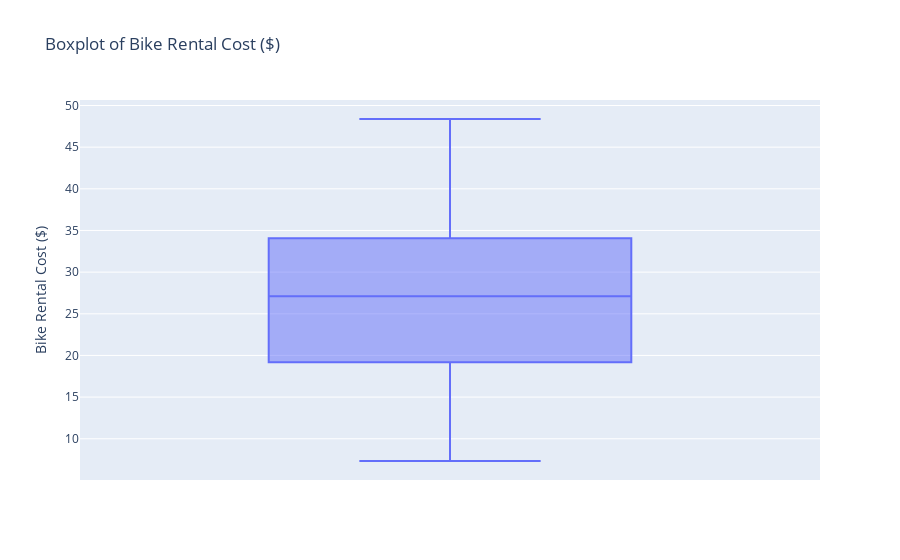
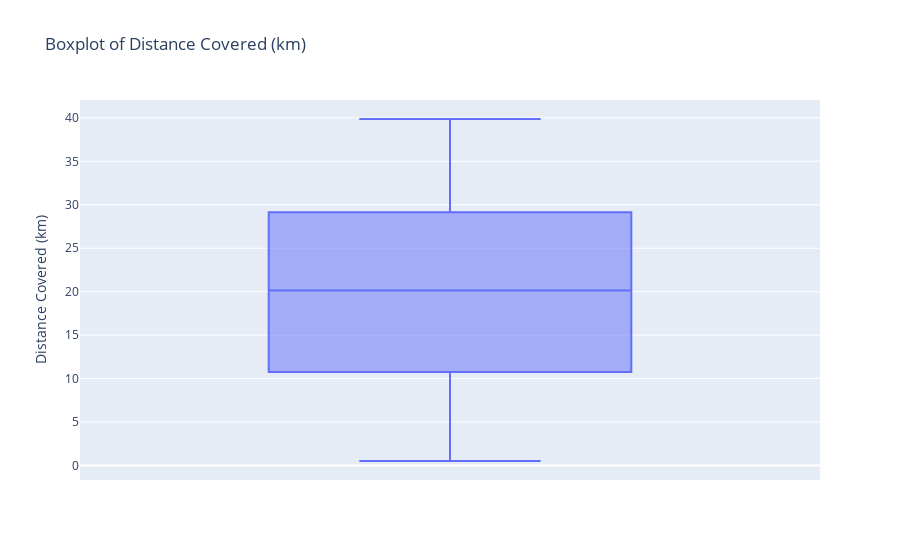
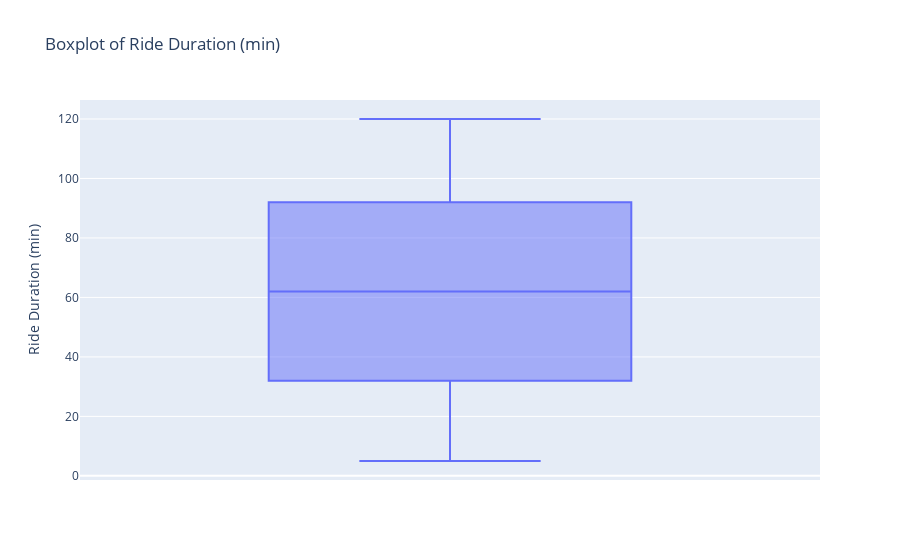
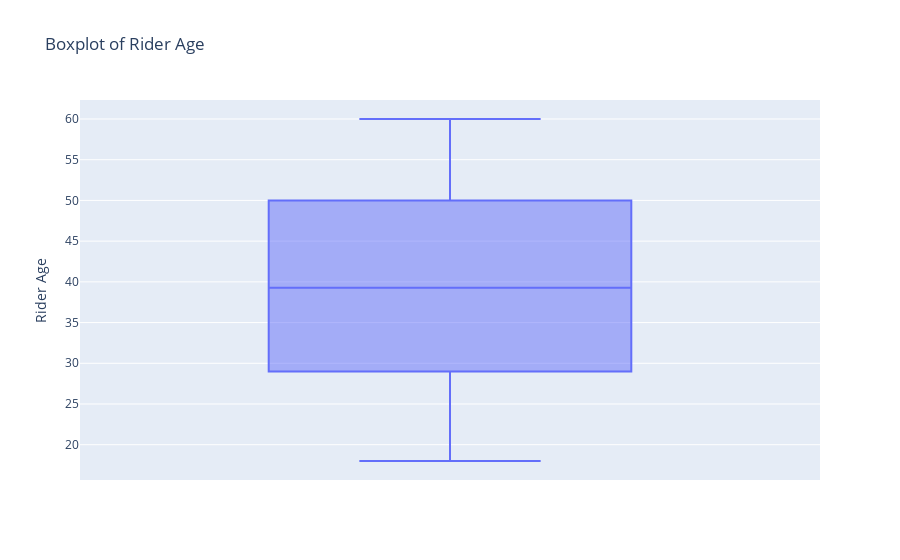

Notebook code cell kept with these figures, in order:
### Markdown cell above
- **Boxplot Visualization**: Highlights data points that fall outside the interquartile range using a graphical representation, making it easier to spot potential outliers visually.

### Code cell
columns_to_plot = ["Bike Rental Cost ($)", "Distance Covered (km)", "Ride Duration (min)", "Rider Age"]

for column in columns_to_plot:
    boxplot = px.box(df, y=column, title=f"Boxplot of {column}")
    boxplot.show()

### Figure 1 — Plotly figure (JSON) as saved in the notebook; plotly's stock layout.template omitted (floating-point values rounded to 4 significant figures; data arrays with more than 128 entries replaced by an {"elided": "..."} marker saying what was removed)
{"data": [{"alignmentgroup": "True", "hovertemplate": "Bike Rental Cost ($)=%{y}<extra></extra>", "legendgroup": "", "marker": {"color": "#636efa"}, "name": "", "notched": false, "offsetgroup": "", "orientation": "v", "showlegend": false, "type": "box", "x0": " ", "xaxis": "x", "y": {"elided": "866 float values"}, "y0": " ", "yaxis": "y"}], "layout": {"boxmode": "group", "legend": {"tracegroupgap": 0}, "title": {"text": "Boxplot of Bike Rental Cost ($)"}, "xaxis": {"anchor": "y", "domain": [0, 1]}, "yaxis": {"anchor": "x", "domain": [0, 1], "title": {"text": "Bike Rental Cost ($)"}}}}

### Figure 2 — Plotly figure (JSON) as saved in the notebook; plotly's stock layout.template omitted (floating-point values rounded to 4 significant figures; data arrays with more than 128 entries replaced by an {"elided": "..."} marker saying what was removed)
{"data": [{"alignmentgroup": "True", "hovertemplate": "Distance Covered (km)=%{y}<extra></extra>", "legendgroup": "", "marker": {"color": "#636efa"}, "name": "", "notched": false, "offsetgroup": "", "orientation": "v", "showlegend": false, "type": "box", "x0": " ", "xaxis": "x", "y": {"elided": "866 float values"}, "y0": " ", "yaxis": "y"}], "layout": {"boxmode": "group", "legend": {"tracegroupgap": 0}, "title": {"text": "Boxplot of Distance Covered (km)"}, "xaxis": {"anchor": "y", "domain": [0, 1]}, "yaxis": {"anchor": "x", "domain": [0, 1], "title": {"text": "Distance Covered (km)"}}}}

### Figure 3 — Plotly figure (JSON) as saved in the notebook; plotly's stock layout.template omitted (floating-point values rounded to 4 significant figures; data arrays with more than 128 entries replaced by an {"elided": "..."} marker saying what was removed)
{"data": [{"alignmentgroup": "True", "hovertemplate": "Ride Duration (min)=%{y}<extra></extra>", "legendgroup": "", "marker": {"color": "#636efa"}, "name": "", "notched": false, "offsetgroup": "", "orientation": "v", "showlegend": false, "type": "box", "x0": " ", "xaxis": "x", "y": {"elided": "866 float values"}, "y0": " ", "yaxis": "y"}], "layout": {"boxmode": "group", "legend": {"tracegroupgap": 0}, "title": {"text": "Boxplot of Ride Duration (min)"}, "xaxis": {"anchor": "y", "domain": [0, 1]}, "yaxis": {"anchor": "x", "domain": [0, 1], "title": {"text": "Ride Duration (min)"}}}}

### Figure 4 — Plotly figure (JSON) as saved in the notebook; plotly's stock layout.template omitted (floating-point values rounded to 4 significant figures; data arrays with more than 128 entries replaced by an {"elided": "..."} marker saying what was removed)
{"data": [{"alignmentgroup": "True", "hovertemplate": "Rider Age=%{y}<extra></extra>", "legendgroup": "", "marker": {"color": "#636efa"}, "name": "", "notched": false, "offsetgroup": "", "orientation": "v", "showlegend": false, "type": "box", "x0": " ", "xaxis": "x", "y": {"elided": "866 float values"}, "y0": " ", "yaxis": "y"}], "layout": {"boxmode": "group", "legend": {"tracegroupgap": 0}, "title": {"text": "Boxplot of Rider Age"}, "xaxis": {"anchor": "y", "domain": [0, 1]}, "yaxis": {"anchor": "x", "domain": [0, 1], "title": {"text": "Rider Age"}}}}
